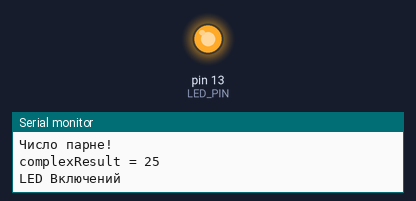
Bench run of a sketch on a simulated Arduino Uno, built with avr-gcc and run on an emulated ATmega328P. On the bench: output pins drawn as LEDs (lit = HIGH), the last lines printed to the serial monitor.

Above: at 2.5 s.
At 7.5 s:
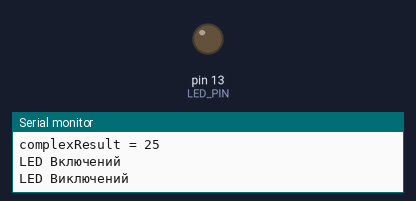
Timing chart, 0 to 13.1 s (numbered marks = the images above):
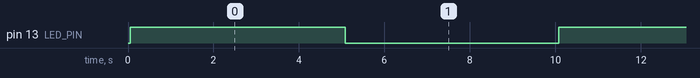

Measured:
- by itself, pin 13 (LED_PIN): alternates HIGH for 5.0 s and LOW for 5.0 s

The sketch:

Macros.ino
```cpp
// ==============================
// 1. МАКРОСИ-КОНСТАНТИ
// ==============================

// Номер піна світлодіода
#define LED_PIN 13

// Затримка в мілісекундах
#define DELAY_TIME 5000

// ==============================
// 2. УМОВНІ МАКРОСИ
// ==============================

// Увімкнути режим дебагу
#define DEBUG_MODE 1

// Версія плати
#define BOARD_VERSION 2

// ==============================
// 3. МАКРОСИ-ФУНКЦІЇ
// ==============================

// Піднесення числа до квадрату
#define SQUARE(x) ((x) * (x))

// Увімкнення світлодіода
#define LED_ON() digitalWrite(LED_PIN, HIGH); \
  Serial.println("LED Включений")

// Вимкнення світлодіода
#define LED_OFF() digitalWrite(LED_PIN, LOW); \
  Serial.println("LED Виключений")

// Перевірка числа на парність
#define IS_EVEN(num) (((num) % 2) == 0)

// ==============================
// 4. МАКРОС ДЛЯ ДЕБАГУ
// ==============================

// Виводить назву змінної
// та її значення
#define DEBUG_PRINT(var) \
  Serial.print(#var); \
  Serial.print(" = "); \
  Serial.println(var)

void setup() {
  // Перевіряємо режим дебагу
  #if DEBUG_MODE == 1
    // Запускаємо Serial Monitor
    Serial.begin(9600);
    // Повідомлення про дебаг
    Serial.println(
      "--- Дебаг АКТИВНИЙ ---"
    );
  #endif

  // Налаштовуємо пін світлодіода
  pinMode(LED_PIN, OUTPUT);

  // Перевіряємо версію плати
  #if BOARD_VERSION == 1
    // Конфігурація плати V1
    Serial.println(
      "Стара плата V1"
    );

  #elif BOARD_VERSION == 2
    // Конфігурація плати V2
    Serial.println(
      "Нова плата V2"
    );
  #else

    // Невідома версія плати
    Serial.println(
      "Невідома версія!"
    );

  #endif


  // 1. Тестуємо SQUARE
  int value = 5;

  // Підносимо число до квадрату
  int result = SQUARE(value);

  // Виводимо результат
  #if DEBUG_MODE == 1
    DEBUG_PRINT(result);
  #endif

  // 2. Тестуємо IS_EVEN
  int testNum = 8;

  // Перевіряємо число
  if (IS_EVEN(testNum)) {
    #if DEBUG_MODE == 1
      // Повідомлення про парність
      Serial.println(
        "Число парне!"
      );
    #endif
  }

  // 3. Перевіряємо дужки
  // SQUARE(2 + 3) дає 25
  int complexResult = SQUARE(2 + 3);

  // Виводимо результат
  #if DEBUG_MODE == 1
    DEBUG_PRINT(complexResult);
  #endif
}


void loop() {
  // Вмикаємо світлодіод
  LED_ON();

  // Затримка 5000 мс
  delay(DELAY_TIME);

  // Вимикаємо світлодіод
  LED_OFF();

  // Затримка 5000 мс
  delay(DELAY_TIME);
}
```
